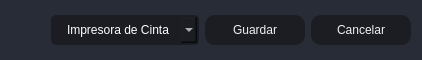
                    <widget class="QFrame" name="frame_2">
                     <property name="minimumSize">
                      <size>
                       <width>0</width>
                       <height>60</height>
                      </size>
                     </property>
                     <property name="maximumSize">
                      <size>
                       <width>16777215</width>
                       <height>60</height>
                      </size>
                     </property>
                     <property name="styleSheet">
                      <string notr="true">background-color: rgb(39, 44, 54);
border-radius: 5px;</string>
                     </property>
                     <property name="frameShape">
                      <enum>QFrame::StyledPanel</enum>
                     </property>
                     <property name="frameShadow">
                      <enum>QFrame::Raised</enum>
                     </property>
                     <layout class="QHBoxLayout" name="horizontalLayout_9">
                      <item>
                       <layout class="QGridLayout" name="gridLayout">
                        <item row="0" column="0">
                         <spacer name="horizontalSpacer">
                          <property name="orientation">
                           <enum>Qt::Horizontal</enum>
                          </property>
                          <property name="sizeHint" stdset="0">
                           <size>
                            <width>40</width>
                            <height>20</height>
                           </size>
                          </property>
                         </spacer>
                        </item>
                        <item row="0" column="2">
                         <widget class="QPushButton" name="btn_guardar">
                          <property name="minimumSize">
                           <size>
                            <width>100</width>
                            <height>30</height>
                           </size>
                          </property>
                          <property name="styleSheet">
                           <string notr="true">QPushButton {
	border-color: rgb(27, 29, 35);
	font: 75 10pt &quot;MS Shell Dlg 2&quot;;
	color: rgb(240, 240, 240);
	background-color: rgb(27, 29, 35);
	border: 0px solid;
	border-radius: 10px;	
}
QPushButton:hover {
	background-color:rgb(44, 49, 60);
	border-color: rgb(27, 29, 35);
	border: 2px solid;
}</string>
                          </property>
                          <property name="text">
                           <string>Guardar</string>
                          </property>
                         </widget>
                        </item>
                        <item row="0" column="3">
                         <widget class="QPushButton" name="btnr">
                          <property name="minimumSize">
                           <size>
                            <width>100</width>
                            <height>30</height>
                           </size>
                          </property>
                          <property name="styleSheet">
                           <string notr="true">QPushButton {
	border-color: rgb(27, 29, 35);
	font: 75 10pt &quot;MS Shell Dlg 2&quot;;
	color: rgb(240, 240, 240);
	background-color: rgb(27, 29, 35);
	border: 0px solid;
	border-radius: 10px;	
}
QPushButton:hover {
	background-color:rgb(44, 49, 60);
	border-color: rgb(27, 29, 35);
	border: 2px solid;
}</string>
                          </property>
                          <property name="text">
                           <string>Cancelar</string>
                          </property>
                         </widget>
                        </item>
                        <item row="0" column="1">
                         <widget class="QComboBox" name="comboBox_impresora">
                          <property name="styleSheet">
                           <string notr="true">QComboBox{
	background-color: rgb(27, 29, 35);
	border-radius: 5px;
	border: 2px solid rgb(27, 29, 35);
	padding: 5px;
	padding-left: 14px;
	color: rgb(255, 255, 255);
    font: 75 12pt &quot;MS Shell Dlg 2&quot;;
}
QComboBox:hover{
	border: 2px solid rgb(64, 71, 88);
}
QComboBox QAbstractItemView {
	color: rgb(85, 170, 255);	
	background-color: rgb(27, 29, 35);
	padding: 10px;
	selection-background-color: rgb(39, 44, 54);
}</string>
                          </property>
                          <item>
                           <property name="text">
                            <string>Impresora de Cinta</string>
                           </property>
                          </item>
                          <item>
                           <property name="text">
                            <string>Impresora Windows</string>
                           </property>
                          </item>
                         </widget>
                        </item>
                       </layout>
                      </item>
                     </layout>
                    </widget>
